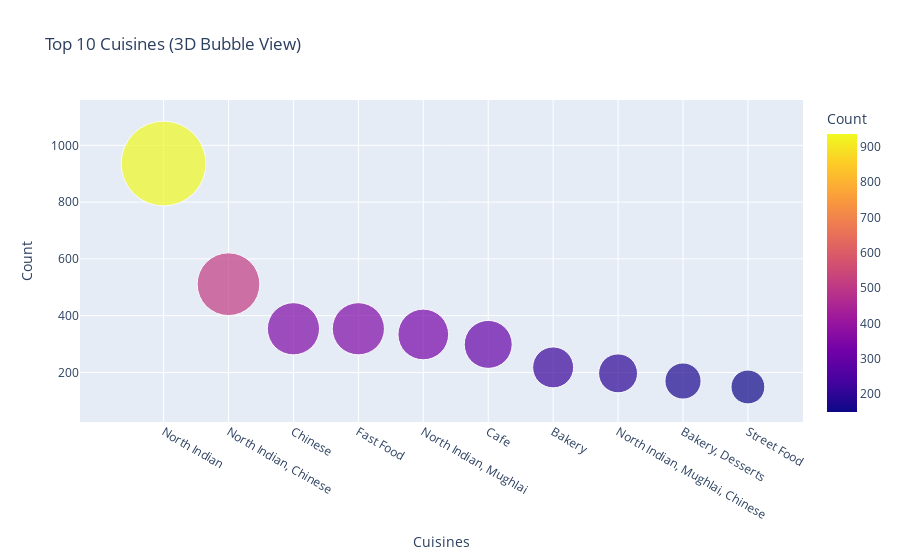

The notebook cell this image was saved under:
### Code cell
top_cuisines = final_df['Cuisines'].value_counts().reset_index()
top_cuisines.columns = ['Cuisines', 'Count']

fig = px.scatter(top_cuisines[:10], x='Cuisines', y='Count',
                    size='Count', color='Count', size_max=60,
                    title="Top 10 Cuisines (2D Bubble View)")
fig.show()

### Figure 1 — Plotly figure (JSON) as saved in the notebook; plotly's stock layout.template omitted (floating-point values rounded to 4 significant figures)
{"data": [{"hovertemplate": "Cuisines=%{x}<br>Count=%{marker.color}<extra></extra>", "legendgroup": "", "marker": {"color": [936, 511, 354, 354, 334, 299, 218, 197, 170, 149], "coloraxis": "coloraxis", "size": [936, 511, 354, 354, 334, 299, 218, 197, 170, 149], "sizemode": "area", "sizeref": 0.26, "symbol": "circle"}, "mode": "markers", "name": "", "orientation": "v", "showlegend": false, "type": "scatter", "x": ["North Indian", "North Indian, Chinese", "Chinese", "Fast Food", "North Indian, Mughlai", "Cafe", "Bakery", "North Indian, Mughlai, Chinese", "Bakery, Desserts", "Street Food"], "xaxis": "x", "y": [936, 511, 354, 354, 334, 299, 218, 197, 170, 149], "yaxis": "y"}], "layout": {"coloraxis": {"colorbar": {"title": {"text": "Count"}}, "colorscale": [[0, "#0d0887"], [0.1111, "#46039f"], [0.2222, "#7201a8"], [0.3333, "#9c179e"], [0.4444, "#bd3786"], [0.5556, "#d8576b"], [0.6667, "#ed7953"], [0.7778, "#fb9f3a"], [0.8889, "#fdca26"], [1, "#f0f921"]]}, "legend": {"itemsizing": "constant", "tracegroupgap": 0}, "title": {"text": "Top 10 Cuisines (3D Bubble View)"}, "xaxis": {"anchor": "y", "domain": [0, 1], "title": {"text": "Cuisines"}}, "yaxis": {"anchor": "x", "domain": [0, 1], "title": {"text": "Count"}}}}
